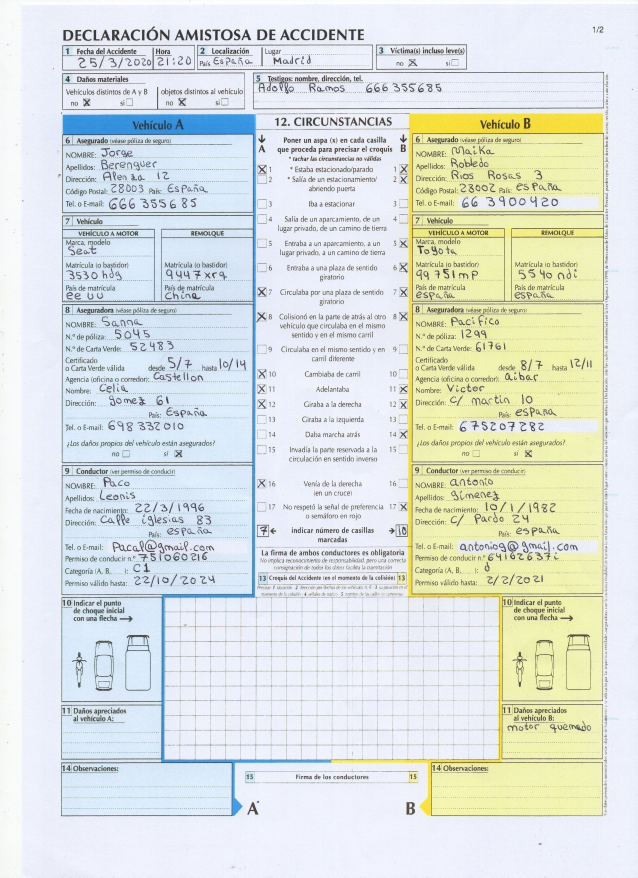
#> input picture ParteA.jpg, 2550 x 3509 px, found by its file name (shown at 1/4 size)
$ jupyter execute --allow-errors MODEL_NUMBERS.ipynb
#> lines starting #> are read from the running program, lines starting #| are printed output that depends on the picture; after the words box and inside, x2 and y2 are one past the last pixel; in counts of white or black regions, pixels touching at a corner belong together
[cell 1]
from sklearn.preprocessing import LabelBinarizer
import numpy as np
import pandas as pd
from keras.preprocessing.image import ImageDataGenerator
import os
import random
import cv2
import imutils
import random
import matplotlib.pyplot as plt
from keras.models import Sequential
from keras import optimizers
from keras import backend as K
from keras.layers import Dense, Activation, Flatten, Dense,MaxPooling2D, Dropout
from keras.layers import Conv2D, MaxPooling2D, BatchNormalization
from tensorflow.keras.models import load_model
from PIL import Image

[cell 2]
#CREATE TRAIN DATA
dir = "/Users/mac/Desktop/archive/Train"
train_data = []
img_size = 32
non_chars = ["#", "$","@", "&","A","B","C","D","E","F","G","H","I","J","K","L","M","N","O","P","Q","R","S","T","U","V","W","X","Y","Z"]

#> (the rest of this cell did not finish here and is left out)

[cell 3]
train_X = []
train_Y = []
for features,label in train_data:
    train_X.append(features)
    train_Y.append(label)

val_X = []
val_Y = []
#> (the rest of this cell did not finish here and is left out)

[cell 4]
train_X = np.array(train_X)/255.0
train_X = train_X.reshape(-1,32,32,1)
train_Y = np.array(train_Y)

val_X = np.array(val_X)/255.0
val_X = val_X.reshape(-1,32,32,1)
val_Y = np.array(val_Y)

print(train_X.shape,val_X.shape)
print(train_Y.shape,val_Y.shape)

#> (a cell that did not finish here is left out)

#> (a cell that did not finish here is left out)

#> (a cell that did not finish here is left out)

#> (a cell that did not finish here is left out)

[cell 9]
def preprocess_image(image):
    if image is None or image.size == 0:
        return None
    # Redimensionar la imagen para mejorar la resolución
    resized = cv2.resize(image, None, fx=1.8, fy=1.8, interpolation=cv2.INTER_CUBIC)
    # Aplicar un enfoque para mejorar la nitidez
    sharpened = cv2.detailEnhance(resized, sigma_s=1, sigma_r=0.7)
    # Retornar la imagen preprocesada
    return sharpened

[cell 10]
from PIL import Image
image = Image.open("parteA.jpg")
#> image is the input picture: PIL image 2550x3509 RGB; mean R, G, B 221.4, 226.7, 222.2
image=np.array(image)

x = 250 # Coordenada x del vértice superior izquierdo
y = 228 # Coordenada y del vértice superior izquierdo
w = 355# Nuevo ancho del rectángulo (mayor que el valor anterior)
h = 45# Nuevo alto del rectángulo (mayor que el valor anterior)

# Dibujar el rectángulo en la imagen
cv2.rectangle(image, (x, y), (x + w, y + h), (0, 255, 0), 2)
#> image: shape (3509, 2550, 3)
roi = image[y:y+h, x:x+w]
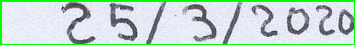
#> roi: shape (45, 355, 3); mean R, G, B 193.1, 214, 205.6
# Preprocesar la imagen
preprocessed_image = preprocess_image(roi)
#> in preprocess_image, `resized = cv2.resize(image, None, fx=1.8, fy=1.8, interpolation=cv2.IN..`:
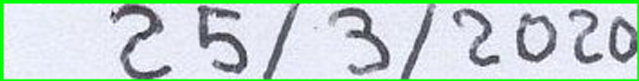
#> resized: shape (81, 639, 3); mean R, G, B 193.8, 213.9, 206.1

# Mostrar la imagen preprocesada y el texto extraído
plt.figure(figsize=(12, 8))
plt.subplot(1, 2, 1)
plt.imshow(cv2.cvtColor(roi, cv2.COLOR_BGR2RGB))
plt.axis('off')
plt.title('Imagen preprocesada')
plt.subplot(1, 2, 2)
plt.imshow(cv2.cvtColor(image, cv2.COLOR_BGR2RGB))
plt.axis('off')
plt.title('Imagen original')
plt.show()
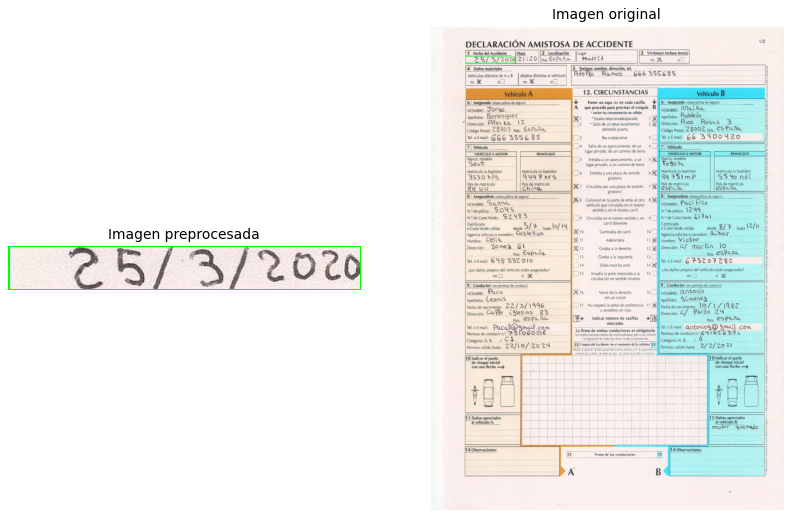
#> figure drawn by matplotlib, 2 panels; B, G, R data is drawn as R, G, B
print("Texto extraído:")

[cell 11]
def sort_contours(cnts, method="left-to-right"):
    reverse = False
    i = 0
    if method == "right-to-left" or method == "bottom-to-top":
        reverse = True
    if method == "top-to-bottom" or method == "bottom-to-top":
        i = 1
    boundingBoxes = [cv2.boundingRect(c) for c in cnts]
    (cnts, boundingBoxes) = zip(*sorted(zip(cnts, boundingBoxes),
                                         key=lambda b:b[1][i], reverse=reverse))
    return (cnts, boundingBoxes)

def get_letters(image):
    letters = []
    gray = cv2.cvtColor(image, cv2.COLOR_BGR2GRAY)
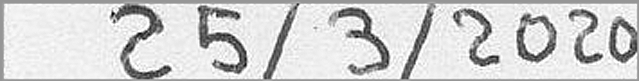
#> gray: shape (81, 639); min 0, max 255, mean 208.8
    ret, thresh1 = cv2.threshold(gray, 127, 255, cv2.THRESH_BINARY_INV)
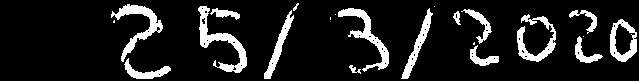
#> thresh1: shape (81, 639); 12% white; 22 white regions (6 under 20 px), largest, box (x1, y1, x2, y2) and area: (198, 6, 247, 73) 890, (338, 8, 389, 72) 775, (111, 4, 163, 62) 764
    dilated = cv2.dilate(thresh1, None, iterations=2)
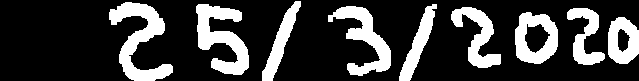
#> dilated: shape (81, 639); 23.7% white; 9 white regions

    cnts = cv2.findContours(dilated.copy(), cv2.RETR_EXTERNAL, cv2.CHAIN_APPROX_SIMPLE)
#> cnts = 9 contours; largest, box (x1, y1, x2, y2) and area: (109, 2, 173, 81) 1906, (196, 4, 249, 75) 1798, (515, 12, 558, 64) 1750, (328, 6, 391, 76) 1488, (608, 17, 639, 64) 1148
    cnts = imutils.grab_contours(cnts)
    cnts = sort_contours(cnts, method="left-to-right")[0]
#> in sort_contours, `boundingBoxes = [cv2.boundingRect(c) for c in cnts]`: boundingBoxes = [(608, 17, 31, 47), (515, 12, 43, 52), (567, 8, 38, 57), (451, 7, 50, 61), (328, 6, 63, 70), (399, 4, 38, 77), (196, 4, 53, 71), (109, 2, 64, 79), (262, 1, 39, 80)]
#> in sort_contours, `(cnts, boundingBoxes) = zip(*sorted(zip(cnts, boundingBoxes), key=lamb..`: boundingBoxes = ((109, 2, 64, 79), (196, 4, 53, 71), (262, 1, 39, 80), (328, 6, 63, 70), (399, 4, 38, 77), (451, 7, 50, 61), (515, 12, 43, 52), (567, 8, 38, 57), (608, 17, 31, 47))

    for c in cnts:
        if cv2.contourArea(c) > 10:
            (x, y, w, h) = cv2.boundingRect(c)
            cv2.rectangle(image, (x, y), (x + w, y + h), (0, 255, 0), 2)
        roi = gray[y:y + h, x:x + w]
        thresh = cv2.threshold(roi, 0, 255, cv2.THRESH_BINARY_INV | cv2.THRESH_OTSU)[1]
        thresh = cv2.resize(thresh, (32, 32), interpolation=cv2.INTER_CUBIC)
        thresh = thresh.astype("float32") / 255.0
        thresh = np.expand_dims(thresh, axis=-1)
        thresh = thresh.reshape(1, 32, 32, 1)
        ypred = model.predict(thresh)
        ypred = LB.inverse_transform(ypred)
        [x] = ypred
        letters.append(x)
#> this loop made 1 pass
#> pass 1, in get_letters, `roi = gray[y:y + h, x:x + w]`:
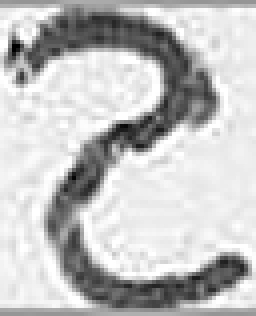
#> roi: shape (79, 64) (shown 4 times larger); min 0, max 255, mean 193.6
#> pass 1, in get_letters, `thresh = cv2.threshold(roi, 0, 255, cv2.THRESH_BINARY_INV | cv2.THRESH..`:
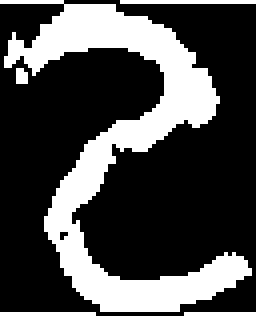
#> thresh: shape (79, 64) (shown 4 times larger); 29% white; 5 white regions (2 under 20 px), largest, box (x1, y1, x2, y2) and area: (0, 0, 63, 78) 1378, (30, 0, 64, 1) 34, (0, 78, 24, 79) 24
#> pass 1, in get_letters, `thresh = cv2.resize(thresh, (32, 32), interpolation=cv2.INTER_CUBIC)`:
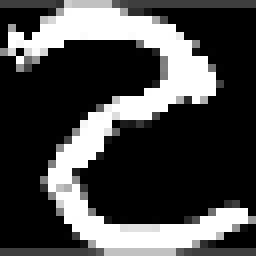
#> thresh: shape (32, 32) (shown 8 times larger); min 0, max 255, mean 72.7
#> after the loop:
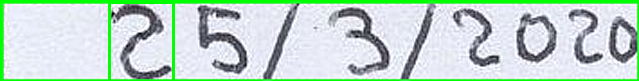
#> image: shape (81, 639, 3); mean R, G, B 191.4, 213.8, 203
#> after the loop, letters = []
    return letters, image

def get_word(letters):
    word = "".join(letters)
    return word

#> (the rest of this cell did not finish here and is left out)

$ run again, with ParteB.jpg copied over ParteA.jpg
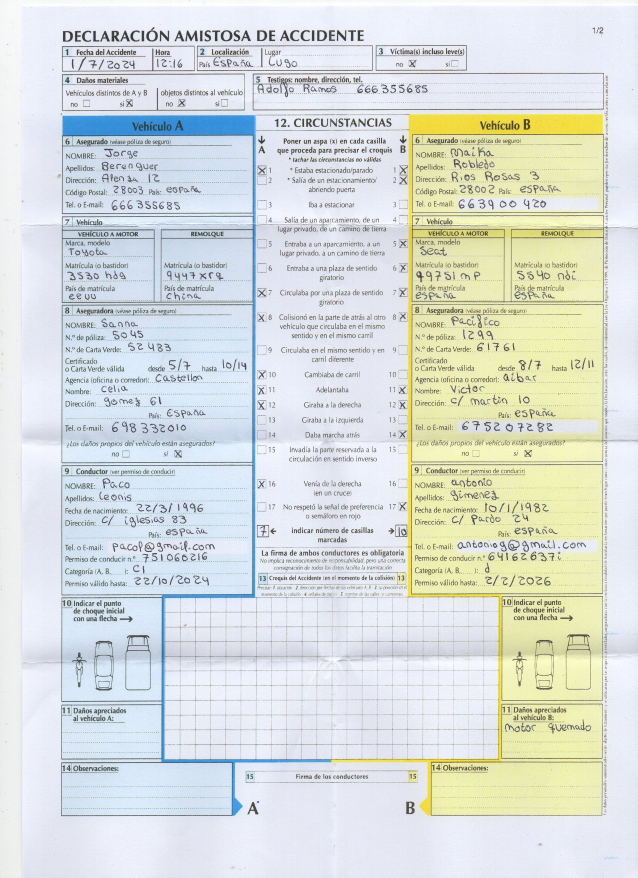
#> input picture ParteB.jpg, 2550 x 3509 px, found by its file name (shown at 1/4 size)
#> image is the input picture: PIL image 2550x3509 RGB; mean R, G, B 217.9, 222.8, 219.5
#> in get_letters, `ret, thresh1 = cv2.threshold(gray, 127, 255, cv2.THRESH_BINARY_INV)`:
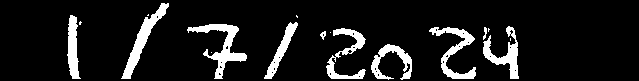
#> thresh1: shape (81, 639); 10.6% white; 17 white regions (7 under 20 px), largest, box (x1, y1, x2, y2) and area: (187, 24, 247, 79) 912, (121, 3, 169, 79) 806, (429, 27, 476, 79) 743
#> dilated: shape (81, 639); 19.7% white; 8 white regions
#> in get_letters, `cnts = cv2.findContours(dilated.copy(), cv2.RETR_EXTERNAL, cv2.CHAIN_A..`: cnts = 8 contours; box (x1, y1, x2, y2) and area: (185, 22, 249, 81) 1488, (318, 26, 368, 81) 1322, (427, 25, 478, 81) 1316, (119, 1, 171, 81) 1242, (481, 24, 521, 81) 1228, (369, 42, 414, 81) 1026, (65, 13, 84, 81) 854, (262, 13, 300, 81) 844
#> in sort_contours, `boundingBoxes = [cv2.boundingRect(c) for c in cnts]`: boundingBoxes = [(369, 42, 45, 39), (318, 26, 50, 55), (427, 25, 51, 56), (481, 24, 40, 57), (185, 22, 64, 59), (262, 13, 38, 68), (65, 13, 19, 68), (119, 1, 52, 80)]
#> in sort_contours, `(cnts, boundingBoxes) = zip(*sorted(zip(cnts, boundingBoxes), key=lamb..`: boundingBoxes = ((65, 13, 19, 68), (119, 1, 52, 80), (185, 22, 64, 59), (262, 13, 38, 68), (318, 26, 50, 55), (369, 42, 45, 39), (427, 25, 51, 56), (481, 24, 40, 57))
#> the loop in get_letters, `for c in cnts:` made 1 pass
#> after the loop in get_letters, `for c in cnts:`:
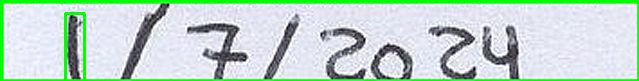
#> image: shape (81, 639, 3); mean R, G, B 192.4, 214.4, 204.4
#> after the loop in get_letters, `for c in cnts:`: letters = []

$ run again, with a.jpg copied over ParteA.jpg
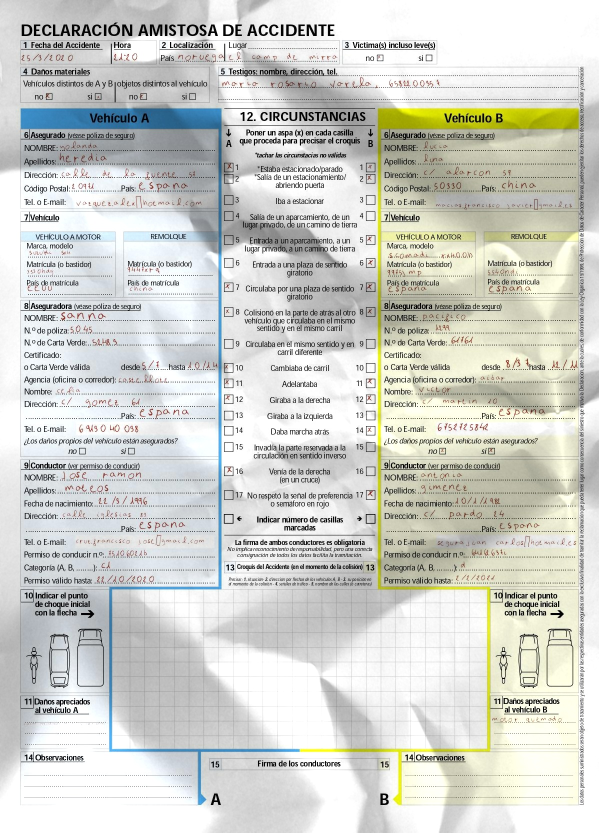
#> input picture a.jpg, 1198 x 1665 px, found by its file name (shown at 1/2 size)
#> image is the input picture: PIL image 1198x1665 RGB; mean R, G, B 208.3, 209.9, 204
#> thresh1: shape (81, 639); 39.7% white; 36 white regions (9 under 20 px), largest, box (x1, y1, x2, y2) and area: (3, 3, 347, 79) 16025, (356, 39, 638, 42) 610, (592, 3, 621, 25) 349
#> dilated: shape (81, 639); 55.8% white; 11 black regions (9 under 20 px)
#> in get_letters, `cnts = cv2.findContours(dilated.copy(), cv2.RETR_EXTERNAL, cv2.CHAIN_A..`: cnts = 16 contours; largest, box (x1, y1, x2, y2) and area: (1, 1, 349, 81) 18383, (354, 37, 639, 44) 1480, (435, 54, 508, 80) 1296, (550, 59, 605, 81) 1011, (559, 1, 623, 27) 1007
#> in sort_contours, `boundingBoxes = [cv2.boundingRect(c) for c in cnts]`: boundingBoxes = 16 items, first 6: (2, 64, 35, 17), (550, 59, 55, 22), (512, 59, 32, 21), (435, 54, 73, 26), (610, 53, 29, 28), (363, 52, 21, 29)
#> in sort_contours, `(cnts, boundingBoxes) = zip(*sorted(zip(cnts, boundingBoxes), key=lamb..`: boundingBoxes = 16 items, first 6: (1, 1, 348, 80), (2, 64, 35, 17), (328, 2, 13, 5), (354, 37, 285, 7), (363, 52, 21, 29), (421, 1, 11, 26)
#> the loop in get_letters, `for c in cnts:` made 1 pass
#> after the loop in get_letters, `for c in cnts:`:
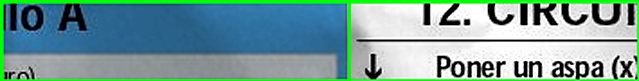
#> image: shape (81, 639, 3); mean R, G, B 119.2, 158.6, 154.3
#> after the loop in get_letters, `for c in cnts:`: letters = []
